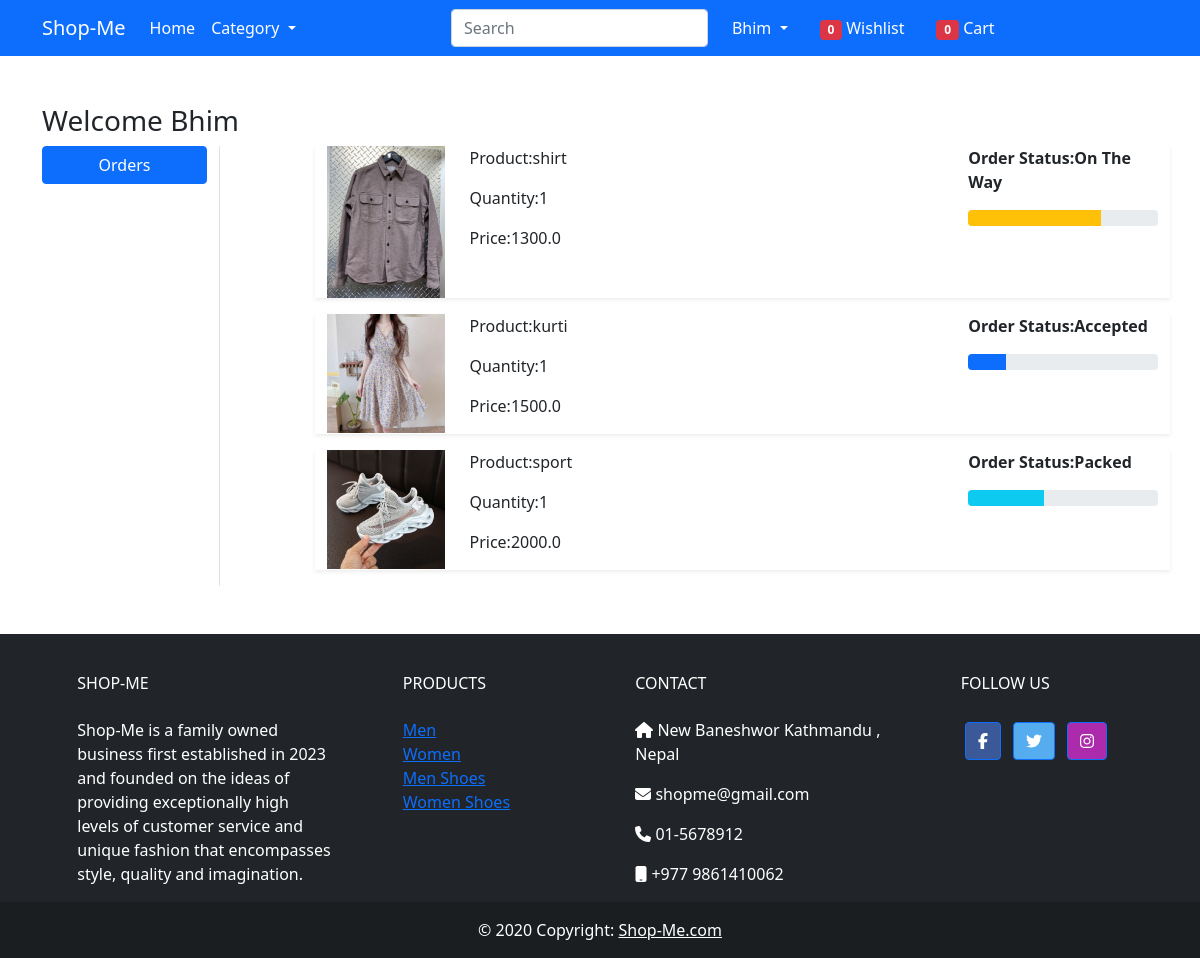
Screenshot of /orders/ (signed in) with the database file from the repository.
### app/models.py (models this page shows, shortened)
class OrderPlaced(models.Model):
    user = models.ForeignKey(User, on_delete=models.CASCADE)
    customer = models.ForeignKey(Customer, on_delete=models.CASCADE)
    product = models.ForeignKey(Product, on_delete=models.CASCADE)
    quantity = models.PositiveIntegerField(default=1)
    ordered_date = models.DateTimeField(auto_now_add=True)
    status=models.CharField(max_length=50, choices=STATUS_CHOICES,default ='pending')
    payment_method=models.CharField(max_length=50,default ='khalti')
    paid = models.BooleanField(default=False, null=True)
    @property
    def total_cost(self):
        return self.quantity * self.product.discounted_price

class Product(models.Model):
    title= models.CharField(max_length=200)
    selling_price = models.FloatField()
    discounted_price= models.FloatField()
    description = models.TextField()
    brand= models.CharField(max_length=200)
    category = models.CharField(choices= CATEGORY_CHOICES, max_length=2)
    product_image = models.ImageField(upload_to= 'productimage')

### app/views.py (the view)
# urls.py: path('orders/', views.orders, name='orders'),
@login_required
def orders(request):
    op = OrderPlaced.objects.filter(user=request.user)
    return render(request, "app/orders.html", {"order_placed": op})

### app/templates/app/orders.html (shortened to what this page needs)
{% extends 'app/base.html' %}
{% load static %}
{% block main-content %}
<div class="container my-5">
 <div class="row">
 <h3>Welcome <span class="text-capitalize">{{request.user}}</span></h3>
  <div class="col-sm-2 border-end">
   <ul class="list-unstyled">
    <li class="d-grid"><a href="{% url 'orders' %}" class="btn btn-primary">Orders</a></li>
   </ul>
  </div>
   <div class="col-sm-9 offset-sm-1">
    {% for op in order_placed %}
   <div class="row shadow-sm mb-3">
    <div class="col-sm-2">
        <img src="{{op.product.product_image.url}}" alt="" srcset="" class="img-fluid" height="150" width="150">
    </div>
    <div class="col-sm-7">
        <p>Product:{{op.product.title }}</p>
        <p>Quantity:{{op.quantity}}</p>
        <p>Price:{{op.total_cost}}</p>
    </div>
    <div class="col-sm-3 fw-bold">
        <p>Order Status:{{op.status}}</p>
        {% if op.status == 'Accepted' %}
        <div class="progress">
            <div class="progress-bar" role="progressbar" style="width: 20%" aria-valuenow="20" aria-valuemin="0" aria-valuemax="100"></div>
        </div>
        {% endif %}
       {% if op.status == 'Packed' %}
            <div class="progress">
                <div class="progress-bar bg-info" role="progressbar" style="width: 40%" aria-valuenow="20" aria-valuemin="0"
                    aria-valuemax="100"></div>
            </div>
            {% endif %}
                {% if op.status == 'On The Way' %}
                <div class="progress">
                    <div class="progress-bar bg-warning" role="progressbar" style="width: 70%" aria-valuenow="20" aria-valuemin="0"
                        aria-valuemax="100"></div>
                </div>
                {% endif %}
    </div>
   </div>
   {% endfor %}
  </div>
 </div>
</div>
{% endblock main-content %}

### app/templates/app/base.html (shortened to what this page needs)
<!doctype html>
{% load static %}
<html lang="en">
<head>
  <link href="https://cdn.jsdelivr.net/npm/bootstrap@5.0.0-beta1/dist/css/bootstrap.min.css" rel="stylesheet"
>
  <link rel="stylesheet" href="{% static 'app/css/owl.carousel.min.css' %}">
  <link rel="stylesheet" href="{% static 'app/css/all.min.css' %}">
  <link rel="stylesheet" href="{% static 'app/css/style.css' %}">
</head>
<body>
  <nav class="navbar navbar-expand-lg navbar-dark bg-primary">
    <div class="container">
      <a class="navbar-brand" href="/">Shop-Me</a>
      <div class="collapse navbar-collapse" id="navbarSupportedContent">
        <ul class="navbar-nav me-auto mb-2 mb-lg-0">
          <li class="nav-item">
            <a class="nav-link active" aria-current="page" href="/">Home</a>
          </li>
          <li class="nav-item dropdown">
            <a class="nav-link dropdown-toggle text-white" href="#" id="electronicsDropdown" role="button"
              data-bs-toggle="dropdown" aria-expanded="false">
              Category
            </a>
          </li>
        </ul>
        <form class="d-flex" method="GET">
          <input name="search" class="form-control me-2" type="search" placeholder="Search" aria-label="Search">
        </form>
        <ul class="navbar-nav me-auto mb-2 mb-lg-0">
          {% if request.user.is_authenticated %}
          <li class="nav-item dropdown mx-2">
            <a class="nav-link dropdown-toggle text-white" href="#" id="profileDropdown" role="button"
              data-bs-toggle="dropdown" aria-expanded="false">
              {{request.user.username| capfirst}}
            </a>
          </li>
          <li class="nav-item mx-2">
              <a href="{% url 'wishlist' %}" class="nav-link text-white"><span class="badge bg-danger">
              {{wishlist_items|length}}
              </span> Wishlist </a>
            </li>
          <li class="nav-item mx-2">
            <a href="{% url 'showcart' %}" class="nav-link text-white"><span class="badge bg-danger">
             {{request.session.cart|length}}
            </span> Cart </a>
          </li>
          {% endif %}
        </ul>
      </div>
    </div>
  </nav>
  {% block main-content %} {% endblock main-content %}
<div class="max-width: 80%; ">
  <footer class="text-center text-lg-start bg-dark text-white max-width: 100%; ">
    <div class="container p-4 pb-0">
      <section class="">
        <div class="row">
          <div class="col-md-3 col-lg-3 col-xl-3 mx-auto mt-3">
            <h6 class="text-uppercase mb-4 font-weight-bold">
              Shop-Me
            </h6>
            <p>
              Shop-Me is a family owned business first established in 2023 and founded on the ideas of providing exceptionally high
            levels of customer service and unique fashion that encompasses style, quality and imagination.
            </p>
          </div>
          <div class="col-md-2 col-lg-2 col-xl-2 mx-auto mt-3">
            <h6 class="text-uppercase mb-4 font-weight-bold">Products</h6>
            <a class="class=" text-lg text-teal-500 hover:text-teal-700"" href="{% url 'men' %}">Men</a><br>
            <a class="class=" text-lg text-teal-500 hover:text-teal-700"" href="{% url 'women' %}">Women</a><br>
            <a class="dclass=" text-lg text-teal-500 hover:text-teal-700"" href="{% url 'menshoe' %}">Men Shoes</a><br>
            <a class="dclass=" text-lg text-teal-500 hover:text-teal-700"" href="{% url 'womenshoe' %}">Women Shoes</a>
          </div>
          <div class="col-md-4 col-lg-3 col-xl-3 mx-auto mt-3">
            <h6 class="text-uppercase mb-4 font-weight-bold">Contact</h6>
            <p><i class="fas fa-home mr-3"></i> New Baneshwor Kathmandu , Nepal</p>
            <p><i class="fas fa-envelope mr-3"></i> shopme@gmail.com</p>
            <p><i class="fas fa-phone mr-3"></i> 01-5678912</p>
            <p><i class="fas fa-mobile mr-3"></i> +977 9861410062</p>
          </div>
          <div class="col-md-3 col-lg-2 col-xl-2 mx-auto mt-3">
            <h6 class="text-uppercase mb-4 font-weight-bold">Follow us</h6>
            <a class="btn btn-primary btn-floating m-1" style="background-color: #3b5998" href="#" role="button"><i
                class="fab fa-facebook-f"></i></a>
            <a class="btn btn-primary btn-floating m-1" style="background-color: #55acee" href="#" role="button"><i
                class="fab fa-twitter"></i></a>
            <a class="btn btn-primary btn-floating m-1" style="background-color: #ac2bac" href="#" role="button"><i
                class="fab fa-instagram"></i></a>
          </div>
        </div>
      </section>
    </div>
    <div class="text-center p-3" style="background-color: rgba(0, 0, 0, 0.2)">
      © 2020 Copyright:
      <a class="text-white" href="/">Shop-Me.com</a>
    </div>
  </footer>
</div>
</body>
</html>

### rows the page displays
OrderPlaced: product.product_image (picture), product "shirt", quantity "1", total_cost "1300.0", status "On The Way"
OrderPlaced: product.product_image (picture), product "kurti", quantity "1", total_cost "1500.0", status "Accepted"
OrderPlaced: product.product_image (picture), product "sport", quantity "1", total_cost "2000.0", status "Packed"

### other values shown
{{ request.user.username| capfirst }} "Bhim"
{{ wishlist_items|length }} "0"
{{ request.session.cart|length }} "0"
{{ request.user }} "Bhim"
